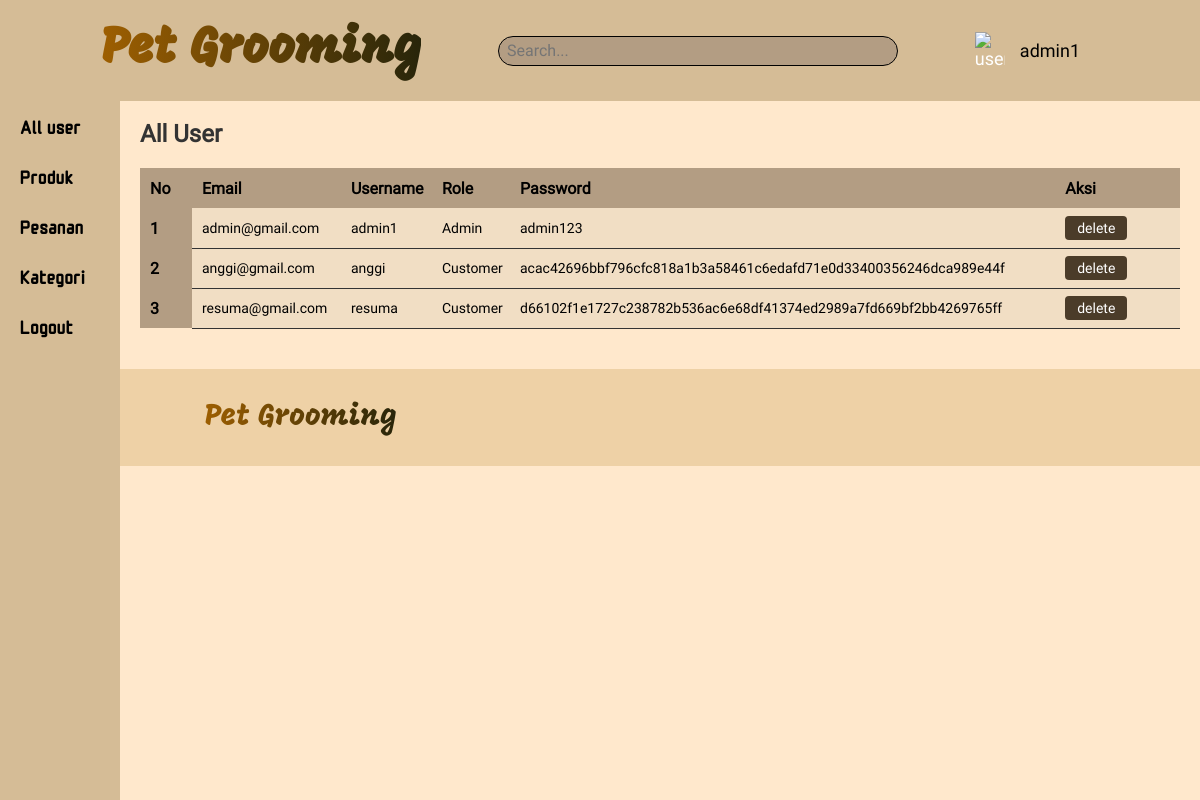
The page /admin/index.php (signed in) on the database its author committed.
### tables this page shows
CREATE TABLE `user` (
  `id_user` int(11) NOT NULL,
  `email` varchar(100) NOT NULL,
  `username` varchar(100) NOT NULL,
  `role` varchar(100) NOT NULL,
  `password` varchar(100) NOT NULL
);

### admin/user.php (the view)
<div class="title">
    <h1>All User</h1>
</div>
<table>
    <tr>
        <th width="5%">No</th>
        <th>Email</th>
        <th>Username</th>
        <th>Role</th>
        <th>Password</th>
        <th width="12%">Aksi</th>
    </tr>
    <?php
    $que = "SELECT * FROM user order by id_user";
    $select = mysqli_query($con, $que);
    while ($data = mysqli_fetch_array($select)) {
        ?>
        <tr>
            <th>
                <?php echo $data['id_user']; ?>
            </th>
            <td>
                <?php echo $data['email']; ?>
            </td>
            <td>
                <?php echo $data['username']; ?>
            </td>
            <td>
                <?php echo $data['role']; ?>
            </td>
            <td>
                <?php echo $data['password']; ?>
            </td>
            <td>
                <a href="index.php?page=user-del&id=<?php echo $data['id_user']; ?>"><button class="btn"
                        type="button">delete</button></a>
            </td>
        </tr>
    <?php } ?>
</table>

### admin/style.css (style rules this page uses)
* { margin: 0; padding: 0; box-sizing: border-box; font-family: "Roboto", sans-serif; background-color: #ffe8cc; }
.title { display: flex; justify-content: space-between; align-items: center; }
.btn { padding: 4px 12px; font-size: 14px; border: none; border-radius: 4px; cursor: pointer; background-color: #4b3c29; color: white; outline: none; }
.main-content h1 { color: #333; font-size: 24px; margin-bottom: 20px; }
.main-content table { width: 100%; border-collapse: collapse; }
.main-content table th { background-color: #b39d83; color: black; height: 40px; text-align: left; padding-left: 10px; }
.main-content table td { height: 40px; border-bottom: 1px solid #333; background-color: #f1dec4; padding-left: 10px; font-size: 14px; }
table { width: 100%; margin-bottom: 20px; }

### rows shown on the page
user: id_user "1", email "admin@gmail.com", username "admin1", role "Admin", password "admin123"
user: id_user "2", email "anggi@gmail.com", username "anggi", role "Customer", password "acac42696bbf796cfc818a1b3a58461c6edafd71e0d33400356246dca989e44f"
user: id_user "3", email "resuma@gmail.com", username "resuma", role "Customer", password "d66102f1e1727c238782b536ac6e68df41374ed2989a7fd669bf2bb4269765ff"

### other values the page prints
$_SESSION['username'] "admin1"
